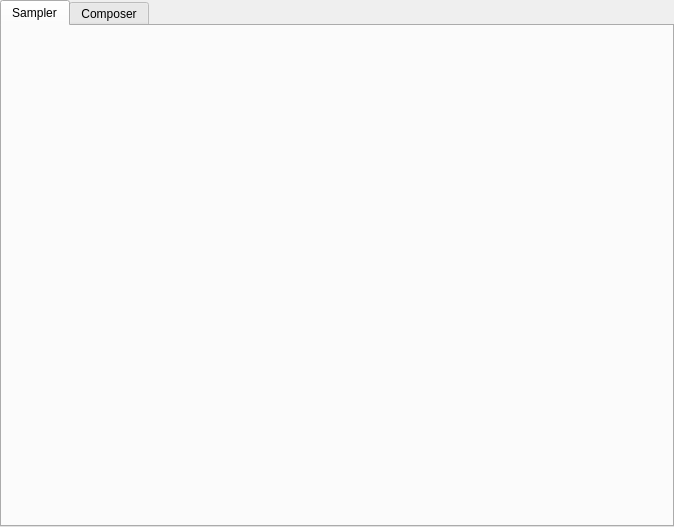
<?xml version="1.0" encoding="UTF-8"?>
<ui version="4.0">
 <class>tabs</class>
 <widget class="QTabWidget" name="tabs">
  <property name="geometry">
   <rect>
    <x>0</x>
    <y>0</y>
    <width>674</width>
    <height>527</height>
   </rect>
  </property>
  <property name="windowTitle">
   <string>TabWidget</string>
  </property>
  <property name="currentIndex">
   <number>0</number>
  </property>
  <widget class="QWidget" name="sampler">
   <attribute name="title">
    <string>Sampler</string>
   </attribute>
   <layout class="QVBoxLayout" name="verticalLayout_3">
    <item>
     <layout class="QVBoxLayout" name="samplerLayout"/>
    </item>
   </layout>
  </widget>
  <widget class="QWidget" name="composer">
   <attribute name="title">
    <string>Composer</string>
   </attribute>
   <layout class="QVBoxLayout" name="verticalLayout_2">
    <item>
     <layout class="QVBoxLayout" name="composerLayout">
      <item>
       <spacer name="verticalSpacer">
        <property name="orientation">
         <enum>Qt::Vertical</enum>
        </property>
        <property name="sizeType">
         <enum>QSizePolicy::Ignored</enum>
        </property>
        <property name="sizeHint" stdset="0">
         <size>
          <width>20</width>
          <height>40</height>
         </size>
        </property>
       </spacer>
      </item>
     </layout>
    </item>
   </layout>
  </widget>
 </widget>
 <resources/>
 <connections/>
</ui>
